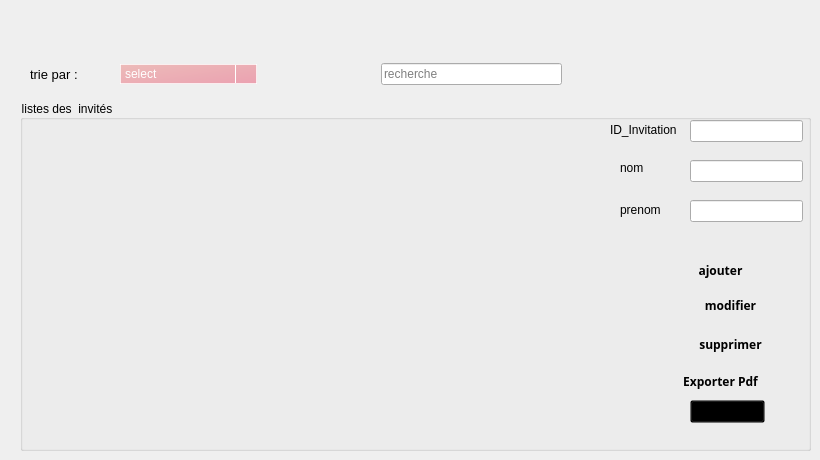
        <widget class="QWidget" name="tab_15">
         <attribute name="title">
          <string>invites</string>
         </attribute>
         <widget class="QGroupBox" name="groupBox_112">
          <property name="geometry">
           <rect>
            <x>20</x>
            <y>100</y>
            <width>791</width>
            <height>351</height>
           </rect>
          </property>
          <property name="styleSheet">
           <string notr="true">color: dark ; background-color: darkCyan ;background: transparent;</string>
          </property>
          <property name="title">
           <string>listes des  invités</string>
          </property>
          <widget class="QTableView" name="tableViewInvites">
           <property name="geometry">
            <rect>
             <x>10</x>
             <y>20</y>
             <width>561</width>
             <height>321</height>
            </rect>
           </property>
          </widget>
          <widget class="QPushButton" name="Pdf_invitation">
           <property name="geometry">
            <rect>
             <x>650</x>
             <y>270</y>
             <width>101</width>
             <height>23</height>
            </rect>
           </property>
           <property name="font">
            <font>
             <family>MV Boli</family>
             <weight>75</weight>
             <bold>true</bold>
            </font>
           </property>
           <property name="text">
            <string>Exporter Pdf</string>
           </property>
           <property name="icon">
            <iconset resource="src.qrc">
             <normaloff>:/ressource/pdf.png</normaloff>:/ressource/pdf.png</iconset>
           </property>
           <property name="flat">
            <bool>true</bool>
           </property>
          </widget>
          <widget class="QPushButton" name="pushButton_2">
           <property name="geometry">
            <rect>
             <x>670</x>
             <y>300</y>
             <width>75</width>
             <height>23</height>
            </rect>
           </property>
           <property name="text">
            <string>Imprimer</string>
           </property>
          </widget>
         </widget>
         <widget class="QPushButton" name="btn_trieDec">
          <property name="geometry">
           <rect>
            <x>282</x>
            <y>60</y>
            <width>33</width>
            <height>29</height>
           </rect>
          </property>
          <property name="styleSheet">
           <string notr="true">color: green ; background-color: white ;
background-color: rgb(209, 209, 209);</string>
          </property>
          <property name="text">
           <string/>
          </property>
          <property name="icon">
           <iconset resource="src.qrc">
            <normaloff>:/ressource/down.png</normaloff>:/ressource/down.png</iconset>
          </property>
          <property name="flat">
           <bool>true</bool>
          </property>
         </widget>
         <widget class="QPushButton" name="btn_trieAsc">
          <property name="geometry">
           <rect>
            <x>340</x>
            <y>60</y>
            <width>33</width>
            <height>29</height>
           </rect>
          </property>
          <property name="styleSheet">
           <string notr="true">color: green ; background-color: white ;
background-color: rgb(209, 209, 209);</string>
          </property>
          <property name="text">
           <string/>
          </property>
          <property name="icon">
           <iconset resource="src.qrc">
            <normaloff>:/ressource/up.png</normaloff>:/ressource/up.png</iconset>
          </property>
          <property name="flat">
           <bool>true</bool>
          </property>
         </widget>
         <widget class="QComboBox" name="trie_invite">
          <property name="geometry">
           <rect>
            <x>120</x>
            <y>64</y>
            <width>137</width>
            <height>20</height>
           </rect>
          </property>
          <property name="styleSheet">
           <string notr="true">QComboBox
{
    color:white;
    background-color: qlineargradient(x1:0, y1:0, x2:1,y2:1, stop: 1 rgba(228, 41, 81, 100), stop: 0 rgba(234, 107, 101, 100));
    border-color: rgba(255,255,255,200);
    border-width: 1px;
    border-style: solid;
}

QComboBox QListView
{
    border-style: none;
    background-color: qlineargradient(x1:0, y1:0, x2:1,y2:0, stop: 1 rgba(228, 41, 81, 100), stop: 0 rgba(234, 107, 101, 100));
}

QComboBox::drop-down
{
    width: 20px;
    border: 1px;
    border-color:white;
    border-left-style:solid;
    border-top-style: none;
    border-bottom-style: none;
    border-right-style: none;
}

QComboBox::down-arrow
{
    image: url(C:/Users/SBS/Documents/testqt/Ressources/down.png);
    width: 16px;
    height: 16px;
}</string>
          </property>
          <item>
           <property name="text">
            <string>select</string>
           </property>
          </item>
          <item>
           <property name="text">
            <string>IDINVI</string>
           </property>
          </item>
          <item>
           <property name="text">
            <string>NOM</string>
           </property>
          </item>
          <item>
           <property name="text">
            <string>PRENOM</string>
           </property>
          </item>
         </widget>
         <widget class="QLabel" name="label_27">
          <property name="geometry">
           <rect>
            <x>30</x>
            <y>60</y>
            <width>65</width>
            <height>29</height>
           </rect>
          </property>
          <property name="font">
           <font>
            <pointsize>10</pointsize>
           </font>
          </property>
          <property name="styleSheet">
           <string notr="true">color:black;</string>
          </property>
          <property name="text">
           <string>trie par :</string>
          </property>
         </widget>
         <widget class="QLineEdit" name="recherche_invite">
          <property name="geometry">
           <rect>
            <x>381</x>
            <y>63</y>
            <width>181</width>
            <height>22</height>
           </rect>
          </property>
          <property name="styleSheet">
           <string notr="true">color: rgb(0, 0, 0);</string>
          </property>
          <property name="placeholderText">
           <string>recherche</string>
          </property>
         </widget>
         <widget class="QPushButton" name="btn_rech_invite">
          <property name="geometry">
           <rect>
            <x>570</x>
            <y>60</y>
            <width>33</width>
            <height>29</height>
           </rect>
          </property>
          <property name="styleSheet">
           <string notr="true">color: green ; background-color: white ;
background-color: rgb(209, 209, 209);</string>
          </property>
          <property name="text">
           <string/>
          </property>
          <property name="icon">
           <iconset resource="src.qrc">
            <normaloff>:/ressource/loop.png</normaloff>:/ressource/loop.png</iconset>
          </property>
          <property name="flat">
           <bool>true</bool>
          </property>
         </widget>
         <widget class="QPushButton" name="ajouterinvite">
          <property name="geometry">
           <rect>
            <x>650</x>
            <y>250</y>
            <width>141</width>
            <height>41</height>
           </rect>
          </property>
          <property name="font">
           <font>
            <family>MV Boli</family>
            <weight>75</weight>
            <bold>true</bold>
           </font>
          </property>
          <property name="styleSheet">
           <string notr="true">color:black;</string>
          </property>
          <property name="text">
           <string>ajouter</string>
          </property>
          <property name="icon">
           <iconset resource="src.qrc">
            <normaloff>:/ressource/add.png</normaloff>:/ressource/add.png</iconset>
          </property>
          <property name="default">
           <bool>false</bool>
          </property>
          <property name="flat">
           <bool>true</bool>
          </property>
         </widget>
         <widget class="QLabel" name="label_56">
          <property name="geometry">
           <rect>
            <x>620</x>
            <y>160</y>
            <width>56</width>
            <height>16</height>
           </rect>
          </property>
          <property name="styleSheet">
           <string notr="true">color:black;</string>
          </property>
          <property name="text">
           <string>nom</string>
          </property>
         </widget>
         <widget class="QLineEdit" name="invi_prenom">
          <property name="geometry">
           <rect>
            <x>690</x>
            <y>200</y>
            <width>113</width>
            <height>22</height>
           </rect>
          </property>
          <property name="styleSheet">
           <string notr="true">color: rgb(0, 0, 0);</string>
          </property>
         </widget>
         <widget class="QLineEdit" name="invi_id">
          <property name="geometry">
           <rect>
            <x>690</x>
            <y>120</y>
            <width>113</width>
            <height>22</height>
           </rect>
          </property>
          <property name="styleSheet">
           <string notr="true">color: rgb(0, 0, 0);</string>
          </property>
          <property name="readOnly">
           <bool>false</bool>
          </property>
         </widget>
         <widget class="QLabel" name="label_54">
          <property name="geometry">
           <rect>
            <x>620</x>
            <y>200</y>
            <width>51</width>
            <height>20</height>
           </rect>
          </property>
          <property name="styleSheet">
           <string notr="true">color:black;</string>
          </property>
          <property name="text">
           <string>prenom</string>
          </property>
         </widget>
         <widget class="QLabel" name="label_49">
          <property name="geometry">
           <rect>
            <x>610</x>
            <y>120</y>
            <width>71</width>
            <height>20</height>
           </rect>
          </property>
          <property name="styleSheet">
           <string notr="true">color:black;</string>
          </property>
          <property name="text">
           <string>ID_Invitation</string>
          </property>
         </widget>
         <widget class="QLineEdit" name="invi_nom">
          <property name="geometry">
           <rect>
            <x>690</x>
            <y>160</y>
            <width>113</width>
            <height>22</height>
           </rect>
          </property>
          <property name="styleSheet">
           <string notr="true">color: rgb(0, 0, 0);</string>
          </property>
         </widget>
         <widget class="QPushButton" name="modifierinvite">
          <property name="geometry">
           <rect>
            <x>680</x>
            <y>291</y>
            <width>101</width>
            <height>29</height>
           </rect>
          </property>
          <property name="font">
           <font>
            <family>MV Boli</family>
            <weight>75</weight>
            <bold>true</bold>
           </font>
          </property>
          <property name="styleSheet">
           <string notr="true">color:black;</string>
          </property>
          <property name="text">
           <string>modifier</string>
          </property>
          <property name="icon">
           <iconset resource="src.qrc">
            <normaloff>:/ressource/settings.png</normaloff>:/ressource/settings.png</iconset>
          </property>
          <property name="flat">
           <bool>true</bool>
          </property>
         </widget>
         <widget class="QPushButton" name="supprimerinvite">
          <property name="geometry">
           <rect>
            <x>680</x>
            <y>330</y>
            <width>101</width>
            <height>29</height>
           </rect>
          </property>
          <property name="font">
           <font>
            <family>MV Boli</family>
            <weight>75</weight>
            <bold>true</bold>
           </font>
          </property>
          <property name="styleSheet">
           <string notr="true">color:black;</string>
          </property>
          <property name="text">
           <string>supprimer</string>
          </property>
          <property name="icon">
           <iconset resource="src.qrc">
            <normaloff>:/ressource/Delete.png</normaloff>:/ressource/Delete.png</iconset>
          </property>
          <property name="flat">
           <bool>true</bool>
          </property>
         </widget>
        </widget>
